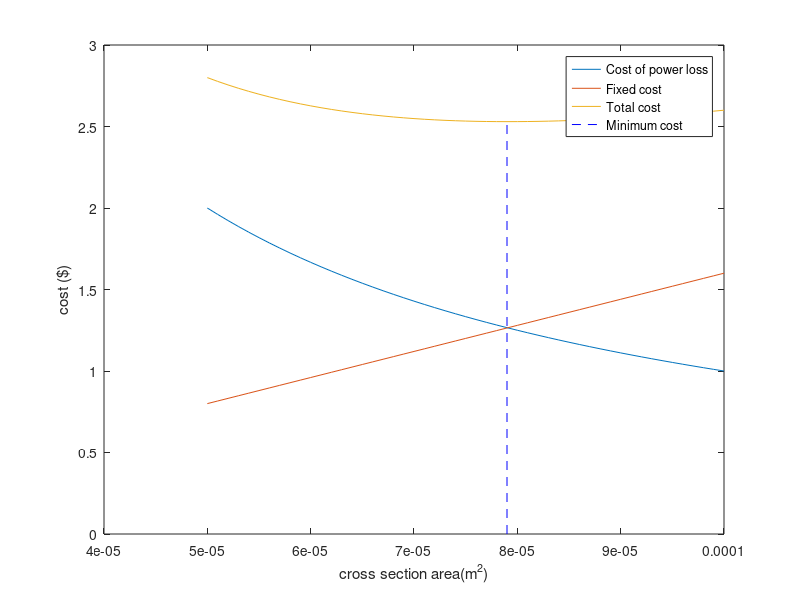

MATLAB code for this plot:
k1=10^-4;
k2=2*10^5;
D=0.08;
a=(50:1:100)*10^-6;
Cr=k1./a;
Cf=k2*a*D;
Ctot=Cr+Cf;
Ctot_min=min(Ctot);
index=find(Ctot_min==Ctot);
 x_a=a(index);
 x=[x_a,x_a];
 y=[0,Ctot_min];
plot(a,Cr,a,Cf,a,Ctot)
hold on;
plot(x,y,'--b')
xlabel("cross section area(m^2)")
ylabel("cost ($)")
legend("Cost of power loss","Fixed cost","Total cost","Minimum cost")
